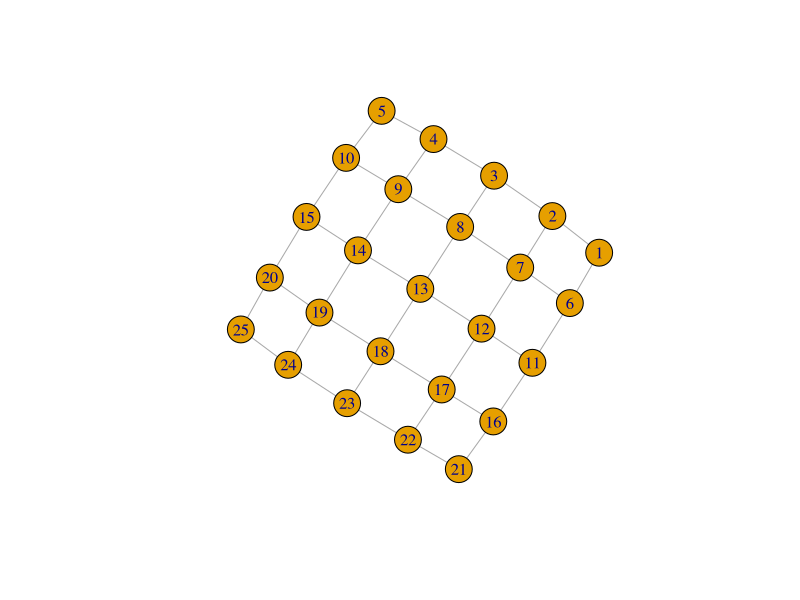
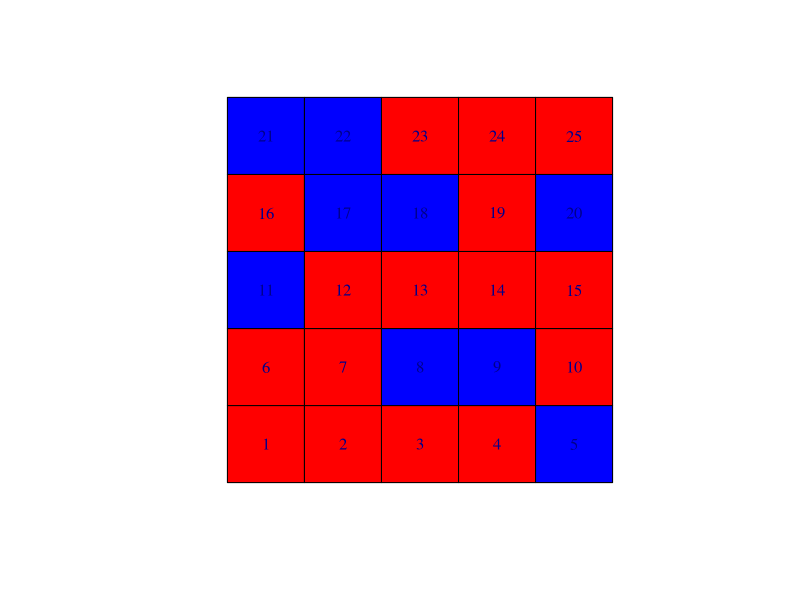

The R source for these figures, in order:
## ---- chunk 1
library(igraph)
findNeighbors <- function(v, row, col) {
  # look in every direction starting with North  
  nbrs <- c(
    v[max(row - 1, 1), col], # N
    v[row, min(col + 1, ncol(v))], # E
    v[min(row + 1, nrow(v)), col], # S
    v[row, max(col - 1, 1)] # W
    )  
  return(unique(nbrs))  
}

v <- matrix(1:25, 5, 5, byrow = T)
l <- list()
for (row in 1:nrow(v)) {
  for (col in 1:ncol(v)) {
    # find bordering cells for each node    
    l[[col + nrow(v) * (row - 1)]] <- findNeighbors(v, row, col)
  }
}

# create the igraph
elist <- do.call(rbind, lapply(seq_along(l), function(i) cbind(i, l[[i]])))
g <- simplify(graph.edgelist(elist, directed=F))
plot(g)
## ---- chunk 2
V(g)$color <- c("red","red","red","red","blue",
                "red","red","blue","blue","red",
                "blue","red","red","red","red",
                "red","blue","blue","red","blue",
                "blue","blue","red","red","red"
                )


plot(g, vertex.color=V(g)$color,
     vertex.shape="square",
     layout = layout.grid,
     vertex.size=50,
     edge.width=0,
     edge.color="white")
## ---- chunk 3
districts <- NULL
for (j in 1:25) {
    print(paste("Square",j))
    distNew <- all_simple_paths(g,j)
    for (i in 1:length(distNew)) {
    if (length(distNew[[i]]) == 5) {
        districts <- c(districts,as.vector(distNew[[i]]))
        }
    }
}
districts <- matrix(districts, ncol=5, byrow=T)
## ---- chunk 4
for (i in 1:nrow(districts)) {
    districts[i,] <- sort(districts[i,])
}
distUniq <- unique(districts)
distUniq
